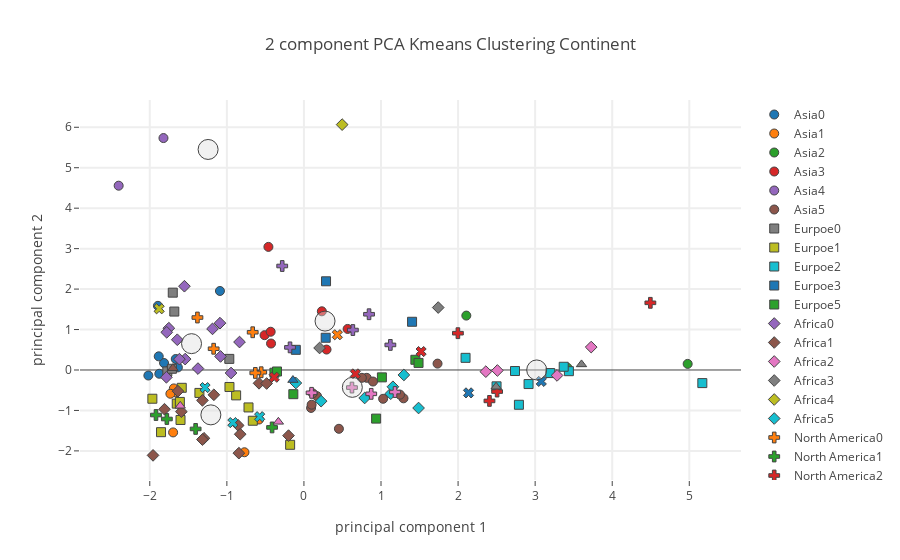

Notebook code cell kept with this figure:
### Code cell
plot_plotly(principalDf_socio,"Continent",continent_centers_socio,"Socioeconomic + Foods")

### Figure 1 — Plotly figure (JSON) as saved in the notebook; plotly's stock layout.template omitted (floating-point values rounded to 4 significant figures)
{"data": [{"marker": {"color": 0, "line": {"width": 1}, "size": 9, "symbol": 0}, "mode": "markers", "name": "Asia0", "text": ["Bangladesh", "Cambodia", "Georgia", "Myanmar", "Saudi Arabia", "Sri Lanka", "Timor-Leste", "Turkey"], "type": "scatter", "uid": "38d8e2d0-4cd8-40f8-aea0-fde04f71abeb", "x": [-2.018, -1.663, -1.815, -1.884, -1.894, -1.877, -1.635, -1.09], "y": [-0.1371, 0.2718, 0.1723, 0.3372, 1.586, -0.09294, 0.06345, 1.953]}, {"marker": {"color": 1, "line": {"width": 1}, "size": 9, "symbol": 0}, "mode": "markers", "name": "Asia1", "text": ["Afghanistan", "Azerbaijan", "Iran (Islamic Republic of)", "Japan", "Lao People's Democratic Republic", "United Arab Emirates"], "type": "scatter", "uid": "d8fd55e9-2dcc-4460-868f-6728171b6d63", "x": [-1.697, -0.7716, -0.5828, -1.667, -1.688, -1.733], "y": [-1.543, -2.033, -1.224, -0.5517, -0.4558, -0.5874]}, {"marker": {"color": 2, "line": {"width": 1}, "size": 9, "symbol": 0}, "mode": "markers", "name": "Asia2", "text": ["Indonesia", "Kyrgyzstan", "Mongolia"], "type": "scatter", "uid": "b473de48-c64d-4a17-9a2c-5971381e623b", "x": [2.107, 4.979, 3.419], "y": [1.345, 0.1507, 0.0571]}, {"marker": {"color": 3, "line": {"width": 1}, "size": 9, "symbol": 0}, "mode": "markers", "name": "Asia3", "text": ["China, mainland", "Cyprus", "India", "Kazakhstan", "Lebanon", "Oman", "Philippines"], "type": "scatter", "uid": "2906e21a-0414-4fd6-b649-5891a573f657", "x": [0.2934, -0.5108, -0.4315, -0.4267, -0.4608, 0.567, 0.2324], "y": [0.5053, 0.861, 0.9456, 0.6543, 3.043, 1.015, 1.451]}, {"marker": {"color": 4, "line": {"width": 1}, "size": 9, "symbol": 0}, "mode": "markers", "name": "Asia4", "text": ["Israel", "Republic of Korea"], "type": "scatter", "uid": "f67b1c3c-68fd-4716-a830-1a2ed04de448", "x": [-1.822, -2.404], "y": [5.733, 4.556]}, {"marker": {"color": 5, "line": {"width": 1}, "size": 9, "symbol": 0}, "mode": "markers", "name": "Asia5", "text": ["Armenia", "Brunei Darussalam", "Iraq", "Jordan", "Kuwait", "Malaysia", "Maldives", "Nepal", "Pakistan", "Tajikistan", "Thailand", "Turkmenistan"], "type": "scatter", "uid": "9b1c6834-665c-4361-ad86-a7b46e07c546", "x": [0.09279, 0.1, 1.028, 0.8152, 1.734, 0.1701, 1.292, 0.7516, 0.4538, 0.1144, 1.246, 0.8962], "y": [-0.9383, -0.8579, -0.7117, -0.1941, 0.1574, -0.6468, -0.7003, -0.1935, -1.454, -0.5779, -0.6096, -0.2852]}, {"marker": {"color": 6, "line": {"width": 1}, "size": 9, "symbol": 0}, "mode": "markers", "name": "Asia6", "text": [], "type": "scatter", "uid": "ee64144e-4b31-484e-a8fe-6e3a13929929", "x": [], "y": []}, {"marker": {"color": 0, "line": {"width": 1}, "size": 9, "symbol": 1}, "mode": "markers", "name": "Eurpoe0", "text": ["Denmark", "Finland", "Malta", "Spain", "Switzerland"], "type": "scatter", "uid": "6400432c-3d9a-4dbc-8403-f37df4bab21a", "x": [-0.9683, -1.702, -1.772, -1.713, -1.682], "y": [0.2742, 1.912, -0.03611, 0.02994, 1.444]}, {"marker": {"color": 1, "line": {"width": 1}, "size": 9, "symbol": 1}, "mode": "markers", "name": "Eurpoe1", "text": ["Bosnia and Herzegovina", "Bulgaria", "Estonia", "Greece", "Ireland", "Latvia", "Luxembourg", "Netherlands", "Romania", "Sweden", "Ukraine", "United Kingdom"], "type": "scatter", "uid": "177b63aa-7d57-4010-96e1-281cf51b281c", "x": [-0.8796, -1.854, -1.65, -0.9662, -1.356, -1.967, -0.6634, -0.7191, -1.585, -0.1789, -1.601, -1.61], "y": [-0.6274, -1.537, -0.8311, -0.42, -0.5668, -0.7106, -1.255, -0.9256, -0.4406, -1.849, -1.236, -0.7892]}, {"marker": {"color": 2, "line": {"width": 1}, "size": 9, "symbol": 1}, "mode": "markers", "name": "Eurpoe2", "text": ["Austria", "Belgium", "Croatia", "Hungary", "Italy", "Lithuania", "Montenegro", "Slovakia", "Slovenia"], "type": "scatter", "uid": "475a1309-601c-4ba5-9d32-fdb2142be4f6", "x": [2.499, 5.169, 2.739, 2.915, 2.789, 3.438, 2.097, 3.371, 3.196], "y": [-0.4041, -0.3243, -0.0258, -0.3477, -0.8598, -0.02945, 0.3004, 0.07984, -0.07609]}, {"marker": {"color": 3, "line": {"width": 1}, "size": 9, "symbol": 1}, "mode": "markers", "name": "Eurpoe3", "text": ["Czechia", "Norway", "Poland", "Portugal"], "type": "scatter", "uid": "21510294-a1a6-49a5-93f0-1eb700d90611", "x": [-0.1052, 1.403, 0.2824, 0.2869], "y": [0.4987, 1.192, 0.797, 2.193]}, {"marker": {"color": 4, "line": {"width": 1}, "size": 9, "symbol": 1}, "mode": "markers", "name": "Eurpoe4", "text": [], "type": "scatter", "uid": "402381e0-d6ba-4816-975b-6b7d377566de", "x": [], "y": []}, {"marker": {"color": 5, "line": {"width": 1}, "size": 9, "symbol": 1}, "mode": "markers", "name": "Eurpoe5", "text": ["Albania", "Belarus", "France", "Germany", "Iceland", "Russian Federation", "Serbia"], "type": "scatter", "uid": "d124e2ca-c088-4a1b-aa45-3ddffd61c009", "x": [0.9365, 1.012, 1.446, -0.3831, 1.487, -0.1376, -0.3493], "y": [-1.202, -0.1822, 0.2527, -0.06744, 0.1751, -0.5981, -0.03713]}, {"marker": {"color": 6, "line": {"width": 1}, "size": 9, "symbol": 1}, "mode": "markers", "name": "Eurpoe6", "text": [], "type": "scatter", "uid": "08eb66f4-2094-4e89-93e6-61fa01568894", "x": [], "y": []}, {"marker": {"color": 0, "line": {"width": 1}, "size": 9, "symbol": 2}, "mode": "markers", "name": "Africa0", "text": ["Angola", "Benin", "Cabo Verde", "Gabon", "Gambia", "Ghana", "Guinea-Bissau", "Mauritania", "Mauritius", "Niger", "Rwanda", "South Africa", "Uganda"], "type": "scatter", "uid": "1d9381b2-0af6-42d8-becb-9d51ee7e9a9d", "x": [-1.082, -1.541, -1.616, -1.375, -1.784, -1.753, -1.78, -0.8358, -0.9454, -1.55, -1.643, -1.089, -1.186], "y": [0.3348, 0.2693, 0.268, 0.03483, -0.1804, 1.034, 0.9317, 0.691, -0.07411, 2.071, 0.7478, 1.158, 1.016]}, {"marker": {"color": 1, "line": {"width": 1}, "size": 9, "symbol": 2}, "mode": "markers", "name": "Africa1", "text": ["Algeria", "Burkina Faso", "Central African Republic", "Congo (note no data in Food suppley tables for DRC)", "Ethiopia", "Guinea", "Kenya", "Liberia", "Mali", "Morocco", "Mozambique", "Sierra Leone", "Eswatini", "Tunisia"], "type": "scatter", "uid": "799d6980-a50f-4c76-89ed-a3ff29fb238a", "x": [-0.8441, -0.5825, -1.809, -0.4839, -0.8532, -1.634, -1.958, -1.297, -1.317, -1.169, -1.59, -1.317, -0.1997, -0.8269], "y": [-2.056, -0.3287, -0.97, -0.3338, -1.37, -0.5239, -2.111, -1.688, -1.719, -0.6127, -1.03, -0.7509, -1.623, -1.588]}, {"marker": {"color": 2, "line": {"width": 1}, "size": 9, "symbol": 2}, "mode": "markers", "name": "Africa2", "text": ["Cameroon", "Egypt", "Namibia", "Togo"], "type": "scatter", "uid": "97498da9-9879-4061-b8ac-af4e2051969c", "x": [2.36, 2.51, 3.727, 3.284], "y": [-0.0409, -0.01235, 0.5664, -0.1346]}, {"marker": {"color": 3, "line": {"width": 1}, "size": 9, "symbol": 2}, "mode": "markers", "name": "Africa3", "text": ["Sao Tome and Principe", "Sudan"], "type": "scatter", "uid": "275d1f64-3787-467c-9585-0cfac9ce9a46", "x": [1.742, 0.2032], "y": [1.544, 0.5441]}, {"marker": {"color": 4, "line": {"width": 1}, "size": 9, "symbol": 2}, "mode": "markers", "name": "Africa4", "text": ["Lesotho"], "type": "scatter", "uid": "bd3b8adc-f171-49d6-8e12-2b5512ad9e59", "x": [0.4958], "y": [6.065]}, {"marker": {"color": 5, "line": {"width": 1}, "size": 9, "symbol": 2}, "mode": "markers", "name": "Africa5", "text": ["Botswana", "Chad", "CÃƒÂ´te d'Ivoire", "Madagascar", "Malawi", "Nigeria", "Senegal"], "type": "scatter", "uid": "9288b0ec-7a62-4ed5-b9dd-2f7ad5a44313", "x": [1.297, 1.126, 1.155, -0.1048, 0.2231, 0.7881, 1.487], "y": [-0.123, -0.5868, -0.4149, -0.3221, -0.7706, -0.6921, -0.94]}, {"marker": {"color": 6, "line": {"width": 1}, "size": 9, "symbol": 2}, "mode": "markers", "name": "Africa6", "text": [], "type": "scatter", "uid": "194f5a19-35d5-40b9-9830-609a3b35fedf", "x": [], "y": []}, {"marker": {"color": 0, "line": {"width": 1}, "size": 9, "symbol": 3}, "mode": "markers", "name": "North America0", "text": ["Belize", "Canada", "Dominican Republic", "Nicaragua", "Saint Vincent and the Grenadines"], "type": "scatter", "uid": "954d096a-74fe-4af6-8d91-1d3b7ce374d7", "x": [-0.5541, -1.171, -0.6646, -0.6306, -1.382], "y": [-0.05601, 0.5252, 0.9326, -0.07271, 1.297]}, {"marker": {"color": 1, "line": {"width": 1}, "size": 9, "symbol": 3}, "mode": "markers", "name": "North America1", "text": ["Dominica", "Haiti", "Jamaica", "Mexico"], "type": "scatter", "uid": "b2aadff4-c277-4f78-a736-93cf8f6974fd", "x": [-1.92, -1.405, -0.4132, -1.779], "y": [-1.113, -1.457, -1.42, -1.212]}, {"marker": {"color": 2, "line": {"width": 1}, "size": 9, "symbol": 3}, "mode": "markers", "name": "North America2", "text": ["Bahamas", "Guatemala", "Honduras", "Trinidad and Tobago"], "type": "scatter", "uid": "06a76eb9-98a6-4dc5-a8fc-bb24022abae3", "x": [1.998, 4.495, 2.506, 2.407], "y": [0.9095, 1.66, -0.5334, -0.7645]}, {"marker": {"color": 3, "line": {"width": 1}, "size": 9, "symbol": 3}, "mode": "markers", "name": "North America3", "text": ["Antigua and Barbuda", "Barbados", "Costa Rica", "Cuba", "El Salvador"], "type": "scatter", "uid": "36667aa3-ca4a-4edd-bf24-11a8134cb48b", "x": [0.8448, 0.6348, 1.121, -0.2816, -0.1806], "y": [1.378, 0.9877, 0.6197, 2.571, 0.5589]}, {"marker": {"color": 4, "line": {"width": 1}, "size": 9, "symbol": 3}, "mode": "markers", "name": "North America4", "text": [], "type": "scatter", "uid": "d1305a11-c9f5-4f2d-9dc3-3d3295ed9d76", "x": [], "y": []}, {"marker": {"color": 5, "line": {"width": 1}, "size": 9, "symbol": 3}, "mode": "markers", "name": "North America5", "text": ["Grenada", "Panama", "Saint Kitts and Nevis", "Saint Lucia"], "type": "scatter", "uid": "8bf418b3-a5ee-4b42-a9a8-c990d0c0db94", "x": [0.6233, 0.8732, 0.0993, 1.182], "y": [-0.4345, -0.5896, -0.5645, -0.5447]}, {"marker": {"color": 6, "line": {"width": 1}, "size": 9, "symbol": 3}, "mode": "markers", "name": "North America6", "text": [], "type": "scatter", "uid": "ea57bca5-1649-4532-a800-d4aa1529158f", "x": [], "y": []}, {"marker": {"color": 0, "line": {"width": 1}, "size": 9, "symbol": 4}, "mode": "markers", "name": "South America0", "text": ["Paraguay"], "type": "scatter", "uid": "a5d8e1ce-0796-418b-bdd8-24aae95f88aa", "x": [-1.878], "y": [1.513]}, {"marker": {"color": 1, "line": {"width": 1}, "size": 9, "symbol": 4}, "mode": "markers", "name": "South America1", "text": ["Bolivia (Plurinational State of)", "Guyana", "Suriname"], "type": "scatter", "uid": "7965aa3b-45e5-48a3-be4f-a26b28d4a0b6", "x": [-0.5742, -0.9224, -1.283], "y": [-1.155, -1.301, -0.4353]}, {"marker": {"color": 2, "line": {"width": 1}, "size": 9, "symbol": 4}, "mode": "markers", "name": "South America2", "text": ["Argentina", "Ecuador"], "type": "scatter", "uid": "e676b605-dd07-430e-b6f6-3843f54789a9", "x": [2.136, 3.08], "y": [-0.5656, -0.2819]}, {"marker": {"color": 3, "line": {"width": 1}, "size": 9, "symbol": 4}, "mode": "markers", "name": "South America3", "text": ["Peru"], "type": "scatter", "uid": "85c15ceb-0479-45d8-abb0-9c15b9edea91", "x": [0.4334], "y": [0.8713]}, {"marker": {"color": 4, "line": {"width": 1}, "size": 9, "symbol": 4}, "mode": "markers", "name": "South America4", "text": [], "type": "scatter", "uid": "1de01216-ebd2-4dc6-8669-dfbc9698e40a", "x": [], "y": []}, {"marker": {"color": 5, "line": {"width": 1}, "size": 9, "symbol": 4}, "mode": "markers", "name": "South America5", "text": ["Brazil", "Chile", "Colombia"], "type": "scatter", "uid": "ca556a3b-4926-4492-8877-f0790dc92d6b", "x": [1.52, -0.3854, 0.6674], "y": [0.4556, -0.1792, -0.09693]}, {"marker": {"color": 6, "line": {"width": 1}, "size": 9, "symbol": 4}, "mode": "markers", "name": "South America6", "text": [], "type": "scatter", "uid": "6275d8e9-0423-4743-9570-5dc389e51712", "x": [], "y": []}, {"marker": {"color": 0, "line": {"width": 1}, "size": 9, "symbol": 5}, "mode": "markers", "name": "Australia0", "text": ["Kiribati"], "type": "scatter", "uid": "aad0d77e-4b35-46fe-8801-8b694458924c", "x": [-1.7], "y": [0.04394]}, {"marker": {"color": 1, "line": {"width": 1}, "size": 9, "symbol": 5}, "mode": "markers", "name": "Australia1", "text": ["Samoa", "Solomon Islands"], "type": "scatter", "uid": "3a41a18b-107b-4b45-bfd1-d893cecd075f", "x": [-0.3317, -1.605], "y": [-1.282, -0.8857]}, {"marker": {"color": 2, "line": {"width": 1}, "size": 9, "symbol": 5}, "mode": "markers", "name": "Australia2", "text": ["Australia", "Fiji"], "type": "scatter", "uid": "9fb014e3-e698-4b17-8f3a-398e802397bf", "x": [3.601, 2.494], "y": [0.1377, -0.4146]}, {"marker": {"color": 3, "line": {"width": 1}, "size": 9, "symbol": 5}, "mode": "markers", "name": "Australia3", "text": [], "type": "scatter", "uid": "60081f9a-d095-49ec-885b-47a0f4e1bdb4", "x": [], "y": []}, {"marker": {"color": 4, "line": {"width": 1}, "size": 9, "symbol": 5}, "mode": "markers", "name": "Australia4", "text": [], "type": "scatter", "uid": "8e4fb92e-ce90-4af8-bb4a-0a514e8936ef", "x": [], "y": []}, {"marker": {"color": 5, "line": {"width": 1}, "size": 9, "symbol": 5}, "mode": "markers", "name": "Australia5", "text": ["New Zealand"], "type": "scatter", "uid": "0a057ad0-6983-41e7-b694-12d02589fc68", "x": [-0.1425], "y": [-0.2492]}, {"marker": {"color": 6, "line": {"width": 1}, "size": 9, "symbol": 5}, "mode": "markers", "name": "Australia6", "text": [], "type": "scatter", "uid": "902777d9-7393-45e0-8ad6-7531eac47422", "x": [], "y": []}, {"marker": {"color": 0, "line": {"width": 1}, "size": 9, "symbol": 6}, "mode": "markers", "name": "nan0", "text": [], "type": "scatter", "uid": "d0a703e1-4fc0-4902-901b-05240bdc2d54", "x": [], "y": []}, {"marker": {"color": 1, "line": {"width": 1}, "size": 9, "symbol": 6}, "mode": "markers", "name": "nan1", "text": [], "type": "scatter", "uid": "d6e5c87e-c789-4374-a0f0-3eb2185a910f", "x": [], "y": []}, {"marker": {"color": 2, "line": {"width": 1}, "size": 9, "symbol": 6}, "mode": "markers", "name": "nan2", "text": [], "type": "scatter", "uid": "08bafea4-fc4f-4bf8-94f0-e1ba797ecba1", "x": [], "y": []}, {"marker": {"color": 3, "line": {"width": 1}, "size": 9, "symbol": 6}, "mode": "markers", "name": "nan3", "text": [], "type": "scatter", "uid": "5245e74b-b305-4001-bb9f-e6aaed492103", "x": [], "y": []}, {"marker": {"color": 4, "line": {"width": 1}, "size": 9, "symbol": 6}, "mode": "markers", "name": "nan4", "text": [], "type": "scatter", "uid": "d5cf6590-e784-45b6-bb4a-ac42a90116aa", "x": [], "y": []}, {"marker": {"color": 5, "line": {"width": 1}, "size": 9, "symbol": 6}, "mode": "markers", "name": "nan5", "text": [], "type": "scatter", "uid": "d099b5bc-c2e6-4164-9a52-982da0e96790", "x": [], "y": []}, {"marker": {"color": 6, "line": {"width": 1}, "size": 9, "symbol": 6}, "mode": "markers", "name": "nan6", "text": [], "type": "scatter", "uid": "42ce6027-ca75-4ca4-8461-cb7d597585e4", "x": [], "y": []}, {"marker": {"color": "rgba(220, 220, 220, .4)", "line": {"width": 1}, "size": 20}, "mode": "markers", "name": "Center", "type": "scatter", "uid": "095ffa4b-3d23-4d7f-aa82-ba380fdc3fda", "x": [-1.458, -1.207, 3.02, 0.2739, -1.243, 0.6282], "y": [0.6512, -1.109, 0.0009539, 1.208, 5.452, -0.4294]}], "layout": {"hovermode": "closest", "showlegend": true, "title": {"text": "2 component PCA Kmeans Clustering Continent"}, "xaxis": {"gridwidth": 2, "ticklen": 5, "title": {"text": "principal component 1"}, "zeroline": false}, "yaxis": {"gridwidth": 2, "ticklen": 5, "title": {"text": "principal component 2"}}}}
